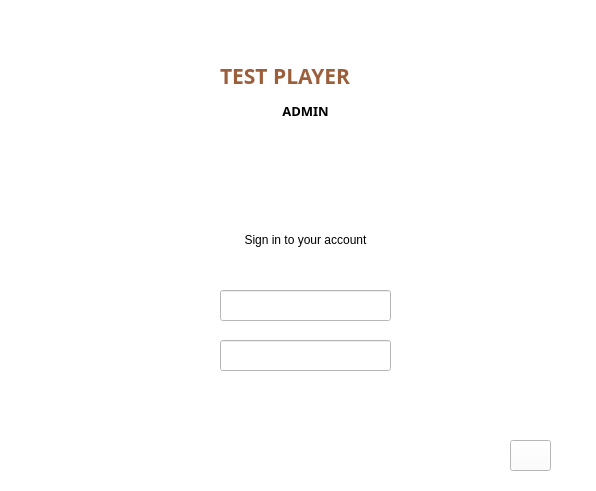
<?xml version="1.0" encoding="UTF-8"?>
<ui version="4.0">
 <class>Form</class>
 <widget class="QWidget" name="Form">
  <property name="geometry">
   <rect>
    <x>0</x>
    <y>0</y>
    <width>596</width>
    <height>491</height>
   </rect>
  </property>
  <property name="maximumSize">
   <size>
    <width>596</width>
    <height>491</height>
   </size>
  </property>
  <property name="palette">
   <palette>
    <active>
     <colorrole role="WindowText">
      <brush brushstyle="SolidPattern">
       <color alpha="255">
        <red>0</red>
        <green>0</green>
        <blue>0</blue>
       </color>
      </brush>
     </colorrole>
     <colorrole role="Button">
      <brush brushstyle="SolidPattern">
       <color alpha="255">
        <red>255</red>
        <green>255</green>
        <blue>255</blue>
       </color>
      </brush>
     </colorrole>
     <colorrole role="Light">
      <brush brushstyle="SolidPattern">
       <color alpha="255">
        <red>255</red>
        <green>255</green>
        <blue>255</blue>
       </color>
      </brush>
     </colorrole>
     <colorrole role="Midlight">
      <brush brushstyle="SolidPattern">
       <color alpha="255">
        <red>255</red>
        <green>255</green>
        <blue>255</blue>
       </color>
      </brush>
     </colorrole>
     <colorrole role="Dark">
      <brush brushstyle="SolidPattern">
       <color alpha="255">
        <red>127</red>
        <green>127</green>
        <blue>127</blue>
       </color>
      </brush>
     </colorrole>
     <colorrole role="Mid">
      <brush brushstyle="SolidPattern">
       <color alpha="255">
        <red>170</red>
        <green>170</green>
        <blue>170</blue>
       </color>
      </brush>
     </colorrole>
     <colorrole role="Text">
      <brush brushstyle="SolidPattern">
       <color alpha="255">
        <red>0</red>
        <green>0</green>
        <blue>0</blue>
       </color>
      </brush>
     </colorrole>
     <colorrole role="BrightText">
      <brush brushstyle="SolidPattern">
       <color alpha="255">
        <red>255</red>
        <green>255</green>
        <blue>255</blue>
       </color>
      </brush>
     </colorrole>
     <colorrole role="ButtonText">
      <brush brushstyle="SolidPattern">
       <color alpha="255">
        <red>0</red>
        <green>0</green>
        <blue>0</blue>
       </color>
      </brush>
     </colorrole>
     <colorrole role="Base">
      <brush brushstyle="SolidPattern">
       <color alpha="255">
        <red>255</red>
        <green>255</green>
        <blue>255</blue>
       </color>
      </brush>
     </colorrole>
     <colorrole role="Window">
      <brush brushstyle="SolidPattern">
       <color alpha="255">
        <red>255</red>
        <green>255</green>
        <blue>255</blue>
       </color>
      </brush>
     </colorrole>
     <colorrole role="Shadow">
      <brush brushstyle="SolidPattern">
       <color alpha="255">
        <red>0</red>
        <green>0</green>
        <blue>0</blue>
       </color>
      </brush>
     </colorrole>
     <colorrole role="AlternateBase">
      <brush brushstyle="SolidPattern">
       <color alpha="255">
        <red>255</red>
        <green>255</green>
        <blue>255</blue>
       </color>
      </brush>
     </colorrole>
     <colorrole role="ToolTipBase">
      <brush brushstyle="SolidPattern">
       <color alpha="255">
        <red>255</red>
        <green>255</green>
        <blue>220</blue>
       </color>
      </brush>
     </colorrole>
     <colorrole role="ToolTipText">
      <brush brushstyle="SolidPattern">
       <color alpha="255">
        <red>0</red>
        <green>0</green>
        <blue>0</blue>
       </color>
      </brush>
     </colorrole>
    </active>
    <inactive>
     <colorrole role="WindowText">
      <brush brushstyle="SolidPattern">
       <color alpha="255">
        <red>0</red>
        <green>0</green>
        <blue>0</blue>
       </color>
      </brush>
     </colorrole>
     <colorrole role="Button">
      <brush brushstyle="SolidPattern">
       <color alpha="255">
        <red>255</red>
        <green>255</green>
        <blue>255</blue>
       </color>
      </brush>
     </colorrole>
     <colorrole role="Light">
      <brush brushstyle="SolidPattern">
       <color alpha="255">
        <red>255</red>
        <green>255</green>
        <blue>255</blue>
       </color>
      </brush>
     </colorrole>
     <colorrole role="Midlight">
      <brush brushstyle="SolidPattern">
       <color alpha="255">
        <red>255</red>
        <green>255</green>
        <blue>255</blue>
       </color>
      </brush>
     </colorrole>
     <colorrole role="Dark">
      <brush brushstyle="SolidPattern">
       <color alpha="255">
        <red>127</red>
        <green>127</green>
        <blue>127</blue>
       </color>
      </brush>
     </colorrole>
     <colorrole role="Mid">
      <brush brushstyle="SolidPattern">
       <color alpha="255">
        <red>170</red>
        <green>170</green>
        <blue>170</blue>
       </color>
      </brush>
     </colorrole>
     <colorrole role="Text">
      <brush brushstyle="SolidPattern">
       <color alpha="255">
        <red>0</red>
        <green>0</green>
        <blue>0</blue>
       </color>
      </brush>
     </colorrole>
     <colorrole role="BrightText">
      <brush brushstyle="SolidPattern">
       <color alpha="255">
        <red>255</red>
        <green>255</green>
        <blue>255</blue>
       </color>
      </brush>
     </colorrole>
     <colorrole role="ButtonText">
      <brush brushstyle="SolidPattern">
       <color alpha="255">
        <red>0</red>
        <green>0</green>
        <blue>0</blue>
       </color>
      </brush>
     </colorrole>
     <colorrole role="Base">
      <brush brushstyle="SolidPattern">
       <color alpha="255">
        <red>255</red>
        <green>255</green>
        <blue>255</blue>
       </color>
      </brush>
     </colorrole>
     <colorrole role="Window">
      <brush brushstyle="SolidPattern">
       <color alpha="255">
        <red>255</red>
        <green>255</green>
        <blue>255</blue>
       </color>
      </brush>
     </colorrole>
     <colorrole role="Shadow">
      <brush brushstyle="SolidPattern">
       <color alpha="255">
        <red>0</red>
        <green>0</green>
        <blue>0</blue>
       </color>
      </brush>
     </colorrole>
     <colorrole role="AlternateBase">
      <brush brushstyle="SolidPattern">
       <color alpha="255">
        <red>255</red>
        <green>255</green>
        <blue>255</blue>
       </color>
      </brush>
     </colorrole>
     <colorrole role="ToolTipBase">
      <brush brushstyle="SolidPattern">
       <color alpha="255">
        <red>255</red>
        <green>255</green>
        <blue>220</blue>
       </color>
      </brush>
     </colorrole>
     <colorrole role="ToolTipText">
      <brush brushstyle="SolidPattern">
       <color alpha="255">
        <red>0</red>
        <green>0</green>
        <blue>0</blue>
       </color>
      </brush>
     </colorrole>
    </inactive>
    <disabled>
     <colorrole role="WindowText">
      <brush brushstyle="SolidPattern">
       <color alpha="255">
        <red>127</red>
        <green>127</green>
        <blue>127</blue>
       </color>
      </brush>
     </colorrole>
     <colorrole role="Button">
      <brush brushstyle="SolidPattern">
       <color alpha="255">
        <red>255</red>
        <green>255</green>
        <blue>255</blue>
       </color>
      </brush>
     </colorrole>
     <colorrole role="Light">
      <brush brushstyle="SolidPattern">
       <color alpha="255">
        <red>255</red>
        <green>255</green>
        <blue>255</blue>
       </color>
      </brush>
     </colorrole>
     <colorrole role="Midlight">
      <brush brushstyle="SolidPattern">
       <color alpha="255">
        <red>255</red>
        <green>255</green>
        <blue>255</blue>
       </color>
      </brush>
     </colorrole>
     <colorrole role="Dark">
      <brush brushstyle="SolidPattern">
       <color alpha="255">
        <red>127</red>
        <green>127</green>
        <blue>127</blue>
       </color>
      </brush>
     </colorrole>
     <colorrole role="Mid">
      <brush brushstyle="SolidPattern">
       <color alpha="255">
        <red>170</red>
        <green>170</green>
        <blue>170</blue>
       </color>
      </brush>
     </colorrole>
     <colorrole role="Text">
      <brush brushstyle="SolidPattern">
       <color alpha="255">
        <red>127</red>
        <green>127</green>
        <blue>127</blue>
       </color>
      </brush>
     </colorrole>
     <colorrole role="BrightText">
      <brush brushstyle="SolidPattern">
       <color alpha="255">
        <red>255</red>
        <green>255</green>
        <blue>255</blue>
       </color>
      </brush>
     </colorrole>
     <colorrole role="ButtonText">
      <brush brushstyle="SolidPattern">
       <color alpha="255">
        <red>127</red>
        <green>127</green>
        <blue>127</blue>
       </color>
      </brush>
     </colorrole>
     <colorrole role="Base">
      <brush brushstyle="SolidPattern">
       <color alpha="255">
        <red>255</red>
        <green>255</green>
        <blue>255</blue>
       </color>
      </brush>
     </colorrole>
     <colorrole role="Window">
      <brush brushstyle="SolidPattern">
       <color alpha="255">
        <red>255</red>
        <green>255</green>
        <blue>255</blue>
       </color>
      </brush>
     </colorrole>
     <colorrole role="Shadow">
      <brush brushstyle="SolidPattern">
       <color alpha="255">
        <red>0</red>
        <green>0</green>
        <blue>0</blue>
       </color>
      </brush>
     </colorrole>
     <colorrole role="AlternateBase">
      <brush brushstyle="SolidPattern">
       <color alpha="255">
        <red>255</red>
        <green>255</green>
        <blue>255</blue>
       </color>
      </brush>
     </colorrole>
     <colorrole role="ToolTipBase">
      <brush brushstyle="SolidPattern">
       <color alpha="255">
        <red>255</red>
        <green>255</green>
        <blue>220</blue>
       </color>
      </brush>
     </colorrole>
     <colorrole role="ToolTipText">
      <brush brushstyle="SolidPattern">
       <color alpha="255">
        <red>0</red>
        <green>0</green>
        <blue>0</blue>
       </color>
      </brush>
     </colorrole>
    </disabled>
   </palette>
  </property>
  <property name="windowTitle">
   <string>Form</string>
  </property>
  <property name="styleSheet">
   <string notr="true"/>
  </property>
  <widget class="QLabel" name="label">
   <property name="geometry">
    <rect>
     <x>220</x>
     <y>60</y>
     <width>171</width>
     <height>31</height>
    </rect>
   </property>
   <property name="font">
    <font>
     <family>Imprint MT Shadow</family>
     <pointsize>16</pointsize>
     <weight>75</weight>
     <italic>false</italic>
     <bold>true</bold>
     <underline>false</underline>
    </font>
   </property>
   <property name="styleSheet">
    <string notr="true">color: rgb(156, 95, 60);


</string>
   </property>
   <property name="text">
    <string>TEST PLAYER</string>
   </property>
  </widget>
  <widget class="QLabel" name="label_5">
   <property name="geometry">
    <rect>
     <x>220</x>
     <y>230</y>
     <width>171</width>
     <height>20</height>
    </rect>
   </property>
   <property name="text">
    <string>Sign in to your account</string>
   </property>
   <property name="alignment">
    <set>Qt::AlignCenter</set>
   </property>
  </widget>
  <widget class="QLabel" name="label_6">
   <property name="geometry">
    <rect>
     <x>0</x>
     <y>0</y>
     <width>71</width>
     <height>71</height>
    </rect>
   </property>
   <property name="maximumSize">
    <size>
     <width>71</width>
     <height>71</height>
    </size>
   </property>
   <property name="styleSheet">
    <string notr="true"/>
   </property>
   <property name="text">
    <string/>
   </property>
   <property name="pixmap">
    <pixmap>../bin/images/logo.jpg</pixmap>
   </property>
   <property name="scaledContents">
    <bool>true</bool>
   </property>
  </widget>
  <widget class="QLabel" name="label_3">
   <property name="geometry">
    <rect>
     <x>190</x>
     <y>300</y>
     <width>21</width>
     <height>21</height>
    </rect>
   </property>
   <property name="maximumSize">
    <size>
     <width>21</width>
     <height>21</height>
    </size>
   </property>
   <property name="styleSheet">
    <string notr="true">background-color: rgb(255, 255, 255);</string>
   </property>
   <property name="text">
    <string/>
   </property>
   <property name="pixmap">
    <pixmap>../../../Desktop/StudentManagementSystem/username_icon2.png</pixmap>
   </property>
   <property name="scaledContents">
    <bool>true</bool>
   </property>
  </widget>
  <widget class="QLineEdit" name="user_ent">
   <property name="geometry">
    <rect>
     <x>220</x>
     <y>290</y>
     <width>171</width>
     <height>31</height>
    </rect>
   </property>
  </widget>
  <widget class="QLabel" name="userpass_err">
   <property name="geometry">
    <rect>
     <x>190</x>
     <y>360</y>
     <width>211</width>
     <height>20</height>
    </rect>
   </property>
   <property name="styleSheet">
    <string notr="true">color: rgb(165, 4, 4);</string>
   </property>
   <property name="text">
    <string/>
   </property>
  </widget>
  <widget class="QPushButton" name="user_btn">
   <property name="geometry">
    <rect>
     <x>510</x>
     <y>440</y>
     <width>41</width>
     <height>31</height>
    </rect>
   </property>
   <property name="maximumSize">
    <size>
     <width>41</width>
     <height>31</height>
    </size>
   </property>
   <property name="text">
    <string/>
   </property>
   <property name="icon">
    <iconset>
     <normaloff>../bin/user-icon4.png</normaloff>../bin/user-icon4.png</iconset>
   </property>
   <property name="iconSize">
    <size>
     <width>20</width>
     <height>20</height>
    </size>
   </property>
  </widget>
  <widget class="QLabel" name="label_2">
   <property name="geometry">
    <rect>
     <x>250</x>
     <y>130</y>
     <width>101</width>
     <height>101</height>
    </rect>
   </property>
   <property name="maximumSize">
    <size>
     <width>101</width>
     <height>101</height>
    </size>
   </property>
   <property name="styleSheet">
    <string notr="true"/>
   </property>
   <property name="text">
    <string/>
   </property>
   <property name="pixmap">
    <pixmap>../bin/user-icon5.png</pixmap>
   </property>
   <property name="scaledContents">
    <bool>true</bool>
   </property>
  </widget>
  <widget class="QLabel" name="label_7">
   <property name="geometry">
    <rect>
     <x>220</x>
     <y>101</y>
     <width>171</width>
     <height>20</height>
    </rect>
   </property>
   <property name="font">
    <font>
     <family>Imprint MT Shadow</family>
     <pointsize>10</pointsize>
     <weight>75</weight>
     <italic>false</italic>
     <bold>true</bold>
     <underline>false</underline>
    </font>
   </property>
   <property name="styleSheet">
    <string notr="true"/>
   </property>
   <property name="text">
    <string>ADMIN</string>
   </property>
   <property name="alignment">
    <set>Qt::AlignCenter</set>
   </property>
  </widget>
  <widget class="QPushButton" name="login_btn">
   <property name="geometry">
    <rect>
     <x>420</x>
     <y>320</y>
     <width>101</width>
     <height>41</height>
    </rect>
   </property>
   <property name="cursor">
    <cursorShape>PointingHandCursor</cursorShape>
   </property>
   <property name="styleSheet">
    <string notr="true">image: url(../bin/login.jpeg);
border-color: rgb(0, 85, 255,0);
border-style:outset;
border-width:2px;
border-radius:10px;</string>
   </property>
   <property name="text">
    <string/>
   </property>
   <property name="icon">
    <iconset>
     <normaloff>../bin/login.jpeg</normaloff>../bin/login.jpeg</iconset>
   </property>
   <property name="iconSize">
    <size>
     <width>100</width>
     <height>100</height>
    </size>
   </property>
  </widget>
  <widget class="QLabel" name="label_4">
   <property name="geometry">
    <rect>
     <x>190</x>
     <y>350</y>
     <width>16</width>
     <height>16</height>
    </rect>
   </property>
   <property name="maximumSize">
    <size>
     <width>16</width>
     <height>16</height>
    </size>
   </property>
   <property name="styleSheet">
    <string notr="true">background-color: qlineargradient(spread:pad, x1:0, y1:0, x2:1, y2:0, stop:0 rgba(255, 178, 102, 0), stop:0.55 rgba(235, 148, 61, 0), stop:0.98 rgba(0, 0, 0, 0), stop:1 rgba(0, 0, 0, 0));</string>
   </property>
   <property name="text">
    <string/>
   </property>
   <property name="pixmap">
    <pixmap>../../../Desktop/StudentManagementSystem/password_icon2.png</pixmap>
   </property>
   <property name="scaledContents">
    <bool>true</bool>
   </property>
  </widget>
  <widget class="QLineEdit" name="pass_ent">
   <property name="geometry">
    <rect>
     <x>220</x>
     <y>340</y>
     <width>171</width>
     <height>31</height>
    </rect>
   </property>
   <property name="echoMode">
    <enum>QLineEdit::Password</enum>
   </property>
  </widget>
 </widget>
 <resources/>
 <connections/>
</ui>
